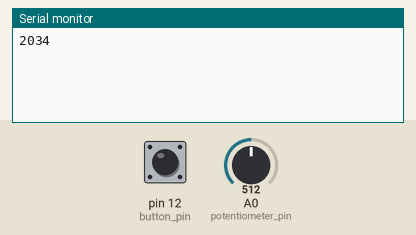
Simulated run of this sketch. Board: Arduino Uno, built with avr-gcc and run on an emulated ATmega328P. Shown: the last lines printed to the serial monitor. Inputs (shaded band) come from the test bench; at power-on: A0 (potentiometer_pin) = 512, pin 12 (button_pin) LOW.

Above: at 1.2 s.
1.3 s: A0 (potentiometer_pin) set to 716
At 1.7 s:
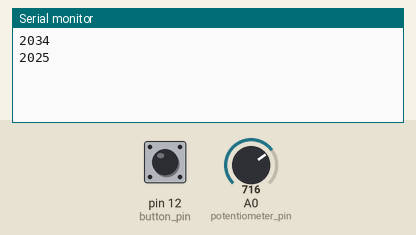
2.8 s: pin 12 (button_pin) pulled HIGH for 0.15 s
At 4.0 s:
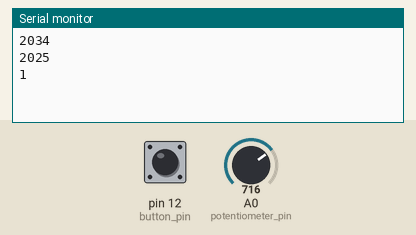
4.4 s: A0 (potentiometer_pin) set to 900
At 5.3 s:
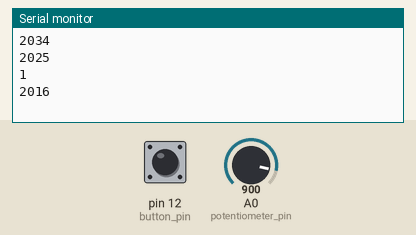
Timing chart, 0 to 7.4 s (numbered marks = the images above; inputs shaded):
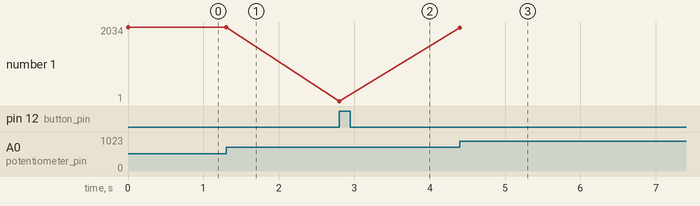

Measured:
- after the input at 1.3 s, the serial monitor: prints a new line at once (image 1)
- after the input at 2.8 s, the serial monitor: prints a new line at once (image 2)
- after the input at 4.4 s, the serial monitor: prints a new line at once (image 3)
- plotted number 1: 2034 → 2025 after the input at 1.3 s, 2025 → 1 after the input at 2.8 s, 1 → 2016 after the input at 4.4 s

The sketch:

interfaz.ino
```cpp
int potentiometer_pin = A0;
int button_pin = 12;

int button_state = 0;
int potentiometer_output = 0;
int last_stored_year = 2010;
int year = 2010;
int reading = 0;
int last_button_state = 0;

// Debounce https://docs.arduino.cc/built-in-examples/digital/Debounce
// https://www.arduino.cc/reference/en/language/variables/data-types/long/

unsigned long debounce_delay = 25;
unsigned long last_debounce_time = 0;


void setup() {

    Serial.begin(9600);
    pinMode(button_pin, INPUT);

}

void loop() {
  potentiometer_output = analogRead(potentiometer_pin);
  year = map(potentiometer_output, 1023, 0, 2010, 2060);
  //TODO: debounce for the potentiameter
  if (year != last_stored_year ){
    Serial.println(year);
    last_stored_year = year;
   }


  reading = digitalRead(button_pin);
      if (reading != button_state) {
            button_state = reading;
            if (button_state == HIGH) {
               Serial.println(1);
            }
        }
  /*
  if (reading != last_button_state) {

      // https://www.arduino.cc/reference/en/language/functions/time/millis/
       last_debounce_time = millis();
       last_button_state = reading;

    }

  if ((millis() - last_debounce_time) > debounce_delay) {
        if (reading != button_state) {
            button_state = reading;
            if (button_state == HIGH) {
               Serial.println(1);
            }
        }
    }*/


}
```
